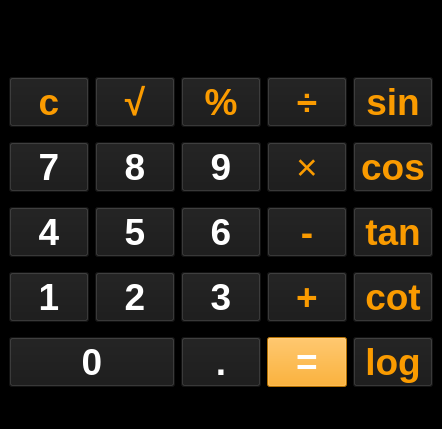
<?xml version="1.0" encoding="UTF-8"?>
<ui version="4.0">
 <class>MainWindow</class>
 <widget class="QMainWindow" name="MainWindow">
  <property name="geometry">
   <rect>
    <x>0</x>
    <y>0</y>
    <width>417</width>
    <height>429</height>
   </rect>
  </property>
  <property name="windowTitle">
   <string>MainWindow</string>
  </property>
  <property name="styleSheet">
   <string notr="true">background-color: rgb(0, 0, 0);</string>
  </property>
  <widget class="QWidget" name="centralwidget">
   <layout class="QGridLayout" name="gridLayout">
    <item row="0" column="0" colspan="5">
     <widget class="QLineEdit" name="txt_box">
      <property name="font">
       <font>
        <pointsize>24</pointsize>
        <bold>true</bold>
       </font>
      </property>
      <property name="styleSheet">
       <string notr="true">color: rgb(255, 255, 255);</string>
      </property>
      <property name="text">
       <string/>
      </property>
     </widget>
    </item>
    <item row="1" column="0">
     <widget class="QPushButton" name="btn_clear">
      <property name="font">
       <font>
        <pointsize>28</pointsize>
        <bold>true</bold>
       </font>
      </property>
      <property name="styleSheet">
       <string notr="true">background-color: rgb(25, 25, 25);
color: rgb(250, 155, 0);</string>
      </property>
      <property name="text">
       <string>c</string>
      </property>
     </widget>
    </item>
    <item row="1" column="1">
     <widget class="QPushButton" name="btn_sqrt">
      <property name="font">
       <font>
        <pointsize>28</pointsize>
        <bold>true</bold>
       </font>
      </property>
      <property name="styleSheet">
       <string notr="true">background-color: rgb(25, 25, 25);
color: rgb(250, 155, 0);</string>
      </property>
      <property name="text">
       <string>√</string>
      </property>
     </widget>
    </item>
    <item row="1" column="2">
     <widget class="QPushButton" name="btn_perc">
      <property name="font">
       <font>
        <pointsize>28</pointsize>
        <bold>true</bold>
       </font>
      </property>
      <property name="styleSheet">
       <string notr="true">background-color: rgb(25, 25, 25);
color: rgb(250, 155, 0);</string>
      </property>
      <property name="text">
       <string>%</string>
      </property>
     </widget>
    </item>
    <item row="1" column="3">
     <widget class="QPushButton" name="btn_div">
      <property name="font">
       <font>
        <pointsize>28</pointsize>
        <bold>true</bold>
       </font>
      </property>
      <property name="styleSheet">
       <string notr="true">background-color: rgb(25, 25, 25);
color: rgb(250, 155, 0);</string>
      </property>
      <property name="text">
       <string>÷</string>
      </property>
     </widget>
    </item>
    <item row="1" column="4">
     <widget class="QPushButton" name="btn_sin">
      <property name="enabled">
       <bool>true</bool>
      </property>
      <property name="font">
       <font>
        <pointsize>28</pointsize>
        <bold>true</bold>
       </font>
      </property>
      <property name="styleSheet">
       <string notr="true">background-color: rgb(25, 25, 25);
color: rgb(250, 155, 0);</string>
      </property>
      <property name="text">
       <string>sin</string>
      </property>
     </widget>
    </item>
    <item row="2" column="0">
     <widget class="QPushButton" name="btn_7">
      <property name="font">
       <font>
        <pointsize>28</pointsize>
        <bold>true</bold>
       </font>
      </property>
      <property name="styleSheet">
       <string notr="true">background-color: rgb(25, 25, 25);
color: rgb(255, 255, 255);</string>
      </property>
      <property name="text">
       <string>7</string>
      </property>
     </widget>
    </item>
    <item row="2" column="1">
     <widget class="QPushButton" name="btn_8">
      <property name="font">
       <font>
        <pointsize>28</pointsize>
        <bold>true</bold>
       </font>
      </property>
      <property name="styleSheet">
       <string notr="true">background-color: rgb(25, 25, 25);
color: rgb(255, 255, 255);</string>
      </property>
      <property name="text">
       <string>8</string>
      </property>
     </widget>
    </item>
    <item row="2" column="2">
     <widget class="QPushButton" name="btn_9">
      <property name="font">
       <font>
        <pointsize>28</pointsize>
        <bold>true</bold>
       </font>
      </property>
      <property name="styleSheet">
       <string notr="true">background-color: rgb(25, 25, 25);
color: rgb(255, 255, 255);</string>
      </property>
      <property name="text">
       <string>9</string>
      </property>
     </widget>
    </item>
    <item row="2" column="3">
     <widget class="QPushButton" name="btn_mul">
      <property name="font">
       <font>
        <pointsize>28</pointsize>
       </font>
      </property>
      <property name="styleSheet">
       <string notr="true">background-color: rgb(25, 25, 25);
color: rgb(250, 155, 0);</string>
      </property>
      <property name="text">
       <string>×</string>
      </property>
     </widget>
    </item>
    <item row="2" column="4">
     <widget class="QPushButton" name="btn_cos">
      <property name="font">
       <font>
        <pointsize>28</pointsize>
        <bold>true</bold>
       </font>
      </property>
      <property name="styleSheet">
       <string notr="true">background-color: rgb(25, 25, 25);
color: rgb(250, 155, 0);</string>
      </property>
      <property name="text">
       <string>cos</string>
      </property>
     </widget>
    </item>
    <item row="3" column="0">
     <widget class="QPushButton" name="btn_4">
      <property name="font">
       <font>
        <pointsize>28</pointsize>
        <bold>true</bold>
       </font>
      </property>
      <property name="styleSheet">
       <string notr="true">background-color: rgb(25, 25, 25);
color: rgb(255, 255, 255);</string>
      </property>
      <property name="text">
       <string>4</string>
      </property>
     </widget>
    </item>
    <item row="3" column="1">
     <widget class="QPushButton" name="btn_5">
      <property name="font">
       <font>
        <pointsize>28</pointsize>
        <bold>true</bold>
       </font>
      </property>
      <property name="styleSheet">
       <string notr="true">background-color: rgb(25, 25, 25);
color: rgb(255, 255, 255);</string>
      </property>
      <property name="text">
       <string>5</string>
      </property>
     </widget>
    </item>
    <item row="3" column="2">
     <widget class="QPushButton" name="btn_6">
      <property name="font">
       <font>
        <pointsize>28</pointsize>
        <bold>true</bold>
       </font>
      </property>
      <property name="styleSheet">
       <string notr="true">background-color: rgb(25, 25, 25);
color: rgb(255, 255, 255);</string>
      </property>
      <property name="text">
       <string>6</string>
      </property>
     </widget>
    </item>
    <item row="3" column="3">
     <widget class="QPushButton" name="btn_sub">
      <property name="font">
       <font>
        <pointsize>28</pointsize>
        <bold>true</bold>
       </font>
      </property>
      <property name="styleSheet">
       <string notr="true">background-color: rgb(25, 25, 25);
color: rgb(250, 155, 0);</string>
      </property>
      <property name="text">
       <string>-</string>
      </property>
     </widget>
    </item>
    <item row="3" column="4">
     <widget class="QPushButton" name="btn_tan">
      <property name="font">
       <font>
        <pointsize>28</pointsize>
        <bold>true</bold>
       </font>
      </property>
      <property name="styleSheet">
       <string notr="true">background-color: rgb(25, 25, 25);
color: rgb(250, 155, 0);</string>
      </property>
      <property name="text">
       <string>tan</string>
      </property>
     </widget>
    </item>
    <item row="4" column="0">
     <widget class="QPushButton" name="btn_1">
      <property name="font">
       <font>
        <pointsize>28</pointsize>
        <bold>true</bold>
       </font>
      </property>
      <property name="styleSheet">
       <string notr="true">background-color: rgb(25, 25, 25);
color: rgb(255, 255, 255);</string>
      </property>
      <property name="text">
       <string>1</string>
      </property>
     </widget>
    </item>
    <item row="4" column="1">
     <widget class="QPushButton" name="btn_2">
      <property name="font">
       <font>
        <pointsize>28</pointsize>
        <bold>true</bold>
       </font>
      </property>
      <property name="styleSheet">
       <string notr="true">background-color: rgb(25, 25, 25);
color: rgb(255, 255, 255);</string>
      </property>
      <property name="text">
       <string>2</string>
      </property>
     </widget>
    </item>
    <item row="4" column="2">
     <widget class="QPushButton" name="btn_3">
      <property name="font">
       <font>
        <pointsize>28</pointsize>
        <bold>true</bold>
       </font>
      </property>
      <property name="styleSheet">
       <string notr="true">background-color: rgb(25, 25, 25);
color: rgb(255, 255, 255);</string>
      </property>
      <property name="text">
       <string>3</string>
      </property>
     </widget>
    </item>
    <item row="4" column="3">
     <widget class="QPushButton" name="btn_sum">
      <property name="font">
       <font>
        <pointsize>28</pointsize>
        <bold>true</bold>
       </font>
      </property>
      <property name="styleSheet">
       <string notr="true">background-color: rgb(25, 25, 25);
color: rgb(250, 155, 0);</string>
      </property>
      <property name="text">
       <string>+</string>
      </property>
     </widget>
    </item>
    <item row="4" column="4">
     <widget class="QPushButton" name="btn_cot">
      <property name="font">
       <font>
        <pointsize>28</pointsize>
        <bold>true</bold>
       </font>
      </property>
      <property name="styleSheet">
       <string notr="true">background-color: rgb(25, 25, 25);
color: rgb(250, 155, 0);</string>
      </property>
      <property name="text">
       <string>cot</string>
      </property>
     </widget>
    </item>
    <item row="5" column="0" colspan="2">
     <widget class="QPushButton" name="btn_0">
      <property name="font">
       <font>
        <pointsize>28</pointsize>
        <bold>true</bold>
       </font>
      </property>
      <property name="styleSheet">
       <string notr="true">background-color: rgb(25, 25, 25);
color: rgb(255, 255, 255);</string>
      </property>
      <property name="text">
       <string>0</string>
      </property>
     </widget>
    </item>
    <item row="5" column="2">
     <widget class="QPushButton" name="btn_dot">
      <property name="font">
       <font>
        <pointsize>28</pointsize>
        <bold>true</bold>
       </font>
      </property>
      <property name="styleSheet">
       <string notr="true">background-color: rgb(25, 25, 25);
color: rgb(255, 255, 255);</string>
      </property>
      <property name="text">
       <string>.</string>
      </property>
     </widget>
    </item>
    <item row="5" column="3">
     <widget class="QPushButton" name="btn_result">
      <property name="font">
       <font>
        <pointsize>28</pointsize>
        <bold>true</bold>
       </font>
      </property>
      <property name="styleSheet">
       <string notr="true">background-color: rgb(250, 155, 0);
background-color: rgb(250, 155, 0);
color: rgb(255, 255, 255);</string>
      </property>
      <property name="text">
       <string>=</string>
      </property>
     </widget>
    </item>
    <item row="5" column="4">
     <widget class="QPushButton" name="btn_log">
      <property name="font">
       <font>
        <pointsize>28</pointsize>
        <bold>true</bold>
       </font>
      </property>
      <property name="styleSheet">
       <string notr="true">background-color: rgb(25, 25, 25);
color: rgb(250, 155, 0);</string>
      </property>
      <property name="text">
       <string>log</string>
      </property>
     </widget>
    </item>
   </layout>
  </widget>
  <widget class="QMenuBar" name="menubar">
   <property name="geometry">
    <rect>
     <x>0</x>
     <y>0</y>
     <width>417</width>
     <height>22</height>
    </rect>
   </property>
  </widget>
  <widget class="QStatusBar" name="statusbar"/>
 </widget>
 <resources/>
 <connections/>
</ui>
